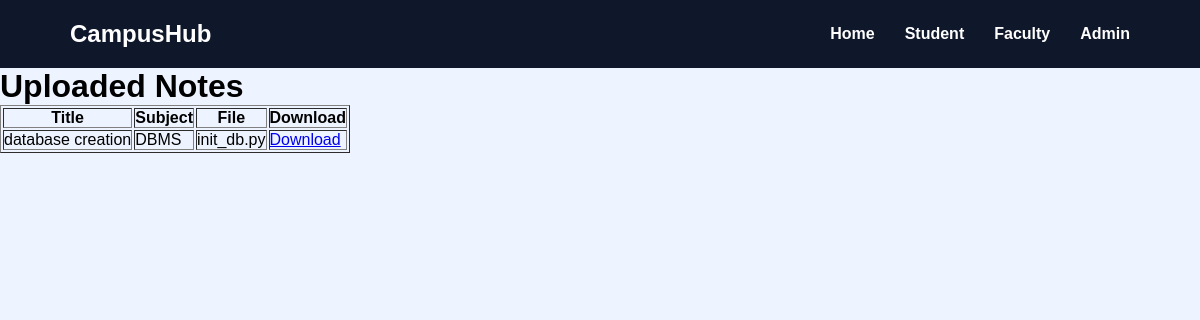
Screenshot of /student/notes with the database file from the repository.
### tables this page shows
CREATE TABLE notes(
    id INTEGER PRIMARY KEY AUTOINCREMENT,
    title TEXT NOT NULL,
    subject TEXT NOT NULL,
    filename TEXT NOT NULL
, uploaded_by TEXT DEFAULT 'Student');

### routes/student.py (the view)
@student.route("/student/notes")
def view_notes():
    connection = sqlite3.connect("database/campushub.db")
    cursor = connection.cursor()
    cursor.execute("SELECT * FROM notes")
    notes = cursor.fetchall()
    connection.close()
    return render_template("view_notes.html", notes=notes)

### templates/view_notes.html (shortened to what this page needs)
{% extends "base.html" %}
{% block content %}
<h1>Uploaded Notes</h1>
<table border="1" cellpadding="10">
    <tr>
        <th>Title</th>
        <th>Subject</th>
        <th>File</th>
        <th>Download</th>
    </tr>
    {% for note in notes %}
    <tr>
        <td>{{ note[1] }}</td>
        <td>{{ note[2] }}</td>
        <td>{{ note[3] }}</td>
        <td>
            <a href="/student/download/{{ note[3] }}">
                Download
            </a>
        </td>
    </tr>
    {% endfor %}
</table>
{% endblock %}

### static/css/style.css (style rules this page uses)
* { margin:0; padding:0; box-sizing:border-box; font-family:Arial, Helvetica, sans-serif; }
body { background:#eef4ff; }

### rows the page displays
notes: title "database creation", subject "DBMS", filename "init_db.py"
